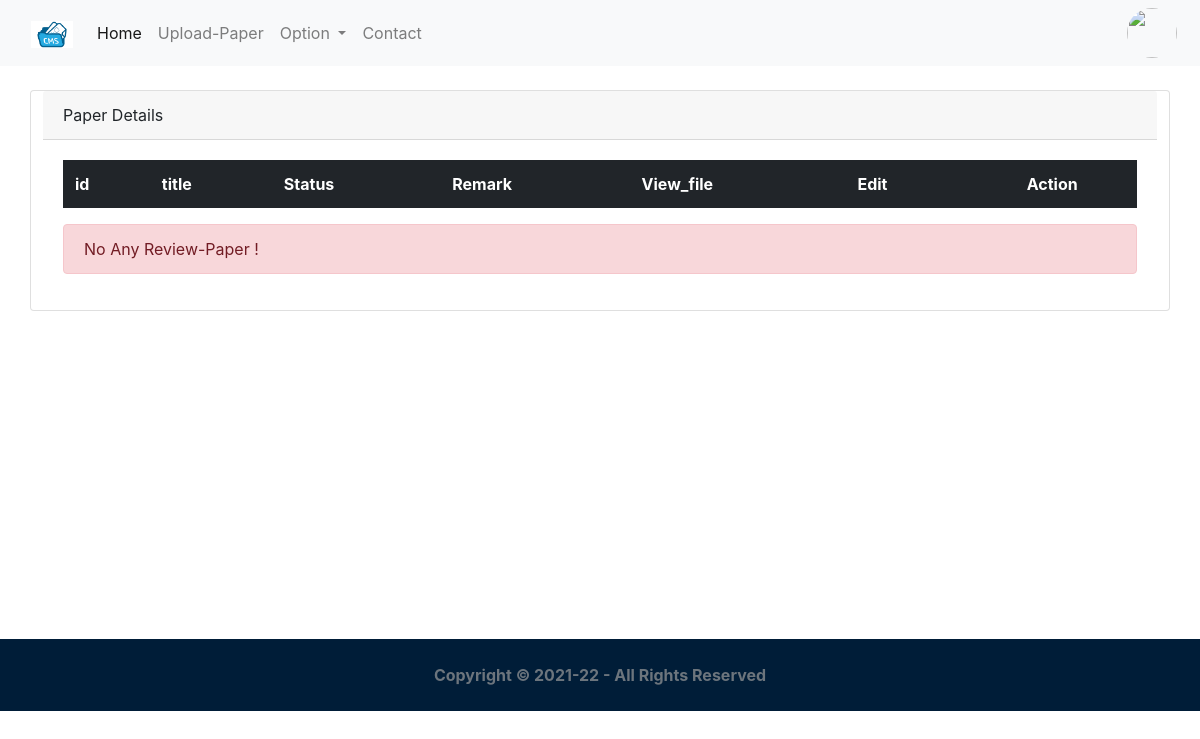
/feed/author/review (signed in), run on an earlier commit of the app's database.
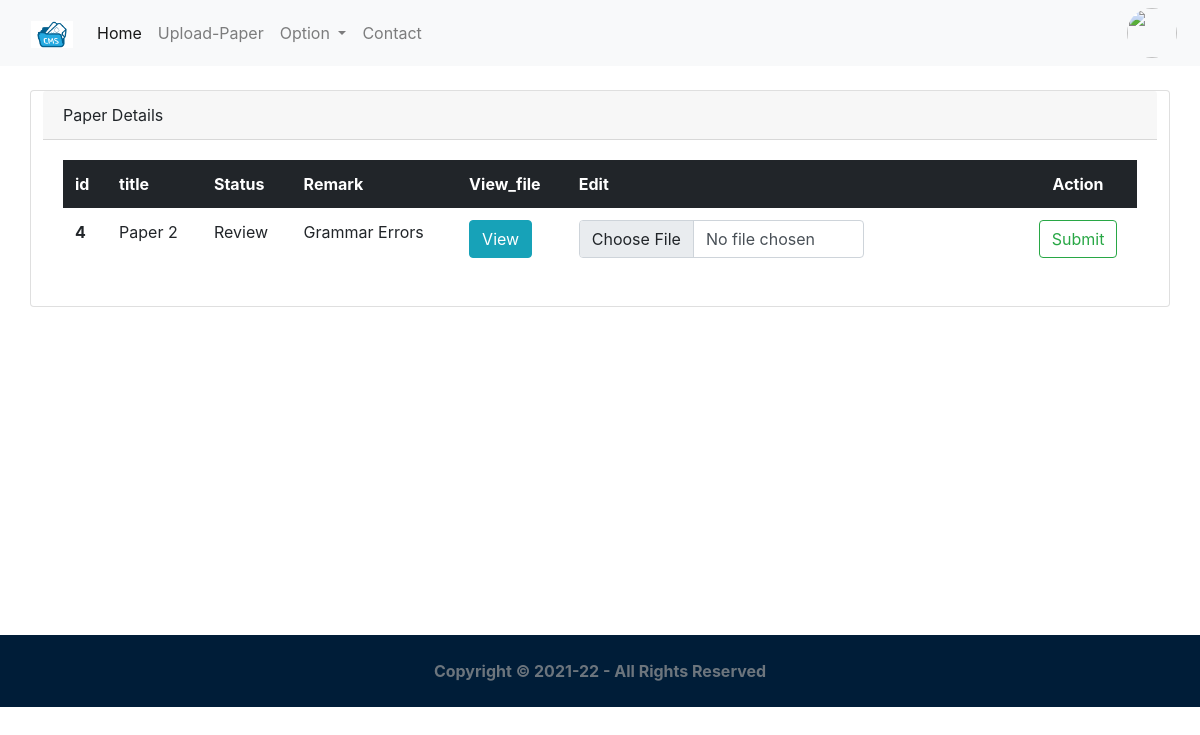
And on a later commit of the database.
### core/models.py (models this page shows, shortened)
class Paper(models.Model):
	title = models.CharField(max_length=100)
	description = models.CharField(max_length=200)
	status = models.CharField(max_length=30,default='Submitted')
	file = models.FileField(upload_to='author_files/') # taking files from author
	user = models.ForeignKey(User, on_delete=models.CASCADE)
	remarks = models.CharField(max_length=255,default='No-Remark')
	created_on = models.DateTimeField(auto_now_add=True)
	review_date = models.DateTimeField(null=True)
	review_by = models.IntegerField(default=0)
	is_review_submit = models.BooleanField(default=False)
	class Meta:
		ordering = ['-created_on']

### core/views.py (the view)
# urls.py: path('feed/author/review',login_required(Review.as_view()),name='paper_review_view'),
class Review(View):
	template_name='core/review.html'
	form_class = ReviewUpload
	def get(self,request):
		pp=Paper.objects.filter(user=request.user).filter(status="Review").filter(is_review_submit=False).exists()
		if pp:
			obj=Paper.objects.filter(user=request.user).filter(status="Review").all()
			context={'obj':obj}
			return render(request,self.template_name,context)
		messages.error(request,"No Any Review-Paper !",extra_tags="error")
		return render(request,self.template_name)

### core/templates/core/review.html (shortened to what this page needs)
{% extends 'core/base.html' %}
{% load static %}
{% block content %}
<div class="container">
	<div class="row my-4">
        <div class="card">
          <div class="card-header">
            Paper Details
          </div>
          <div class="card-body ">
            <table class="table table-responsive-sm table-borderless">
              <thead class="table-dark">
                <tr>
                  <th scope="col">id</th>
                  <th scope="col">title</th>
                  <th scope="col">Status</th>
                  <th scope="col">Remark</th>
                  <th scope="col">View_file</th>
                  <th scope="col">Edit</th>
                  <th scope="col" class="text-center">Action</th>
                </tr>
              </thead>
              <tbody>
                {% for obj in obj %}
                <form method="post" action="{% url 'ReUpload_view' obj.id %}" enctype="multipart/form-data">
                <tr>
                  <th scope="row">{{obj.id}}</th>
                  <td>{{obj.title}}</td>
                  <td>{{obj.status}}</td>
                  <td>{{obj.remarks}}</td>
                  <td><a href="{{obj.file.url}}"   class="btn btn-info">View</a></td>
                  <td>
                  	<input type="file" id="inputFile" name="file" class="form-control col-8" ></td>
                  <td class="text-center"><input type="submit" class="btn btn-outline-success"></td>
                </tr>
                </form>
                {% endfor %}
                </tbody>
            </table>
            {%if messages %}
            {% for message in messages %}
        <div class="alert alert-danger" role='alert'>
                {{message}}
        </div>
            {% endfor %}
        {% endif %}
          </div>
        </div>
    </div>
</div>
<div style="height:38vh;">
    </div>
{% endblock %}

What changed in the data, as far as the page shows it:
now on this page (row edited): Paper: id "4", title "Paper 2", status "Review", remarks "Grammar Errors"
Also different on the page:
list line gone: "No Any Review-Paper !"
